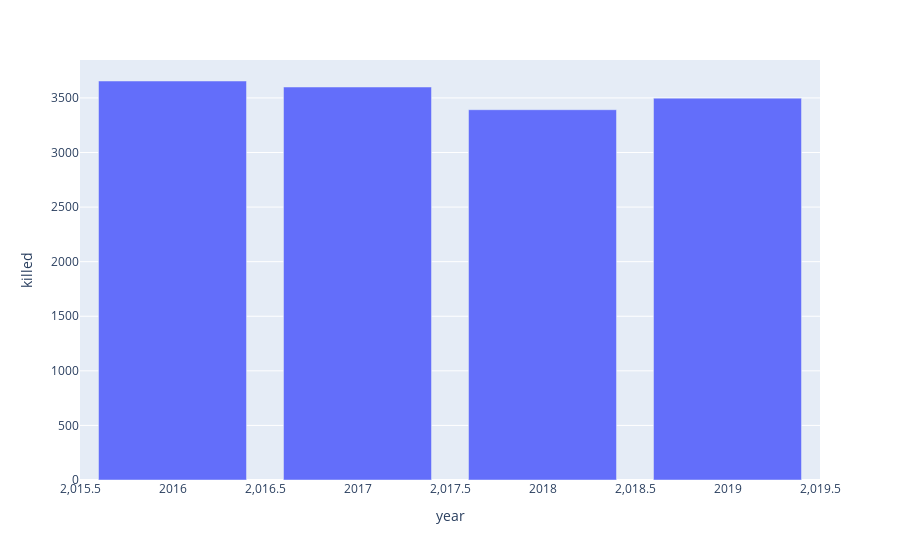

Notebook cell for this chart:
### Markdown cell above
### Combien de personnes sont tuées sur les routes tous les ans ?

### Code cell
users = utils.get_dataset(get_path_interim('users'), acc.dtypes('users'))
caracs = utils.get_dataset(get_path_interim('caracs'), acc.dtypes('caracs'))

victims = acc.build_victims_dataset(caracs, users)
bilan, fig = viz.plot_killed(victims)

### Figure 1 — Plotly figure (JSON) as saved in the notebook; plotly's stock layout.template omitted (floating-point values rounded to 4 significant figures)
{"data": [{"alignmentgroup": "True", "hovertemplate": "year=%{x}<br>killed=%{y}<extra></extra>", "legendgroup": "", "marker": {"color": "#636efa"}, "name": "", "offsetgroup": "", "orientation": "v", "showlegend": false, "textposition": "auto", "type": "bar", "x": [2016, 2017, 2018, 2019], "xaxis": "x", "y": [3655, 3600, 3392, 3498], "yaxis": "y"}], "layout": {"barmode": "relative", "legend": {"tracegroupgap": 0}, "margin": {"t": 60}, "xaxis": {"anchor": "y", "domain": [0, 1], "title": {"text": "year"}}, "yaxis": {"anchor": "x", "domain": [0, 1], "title": {"text": "killed"}}}}
